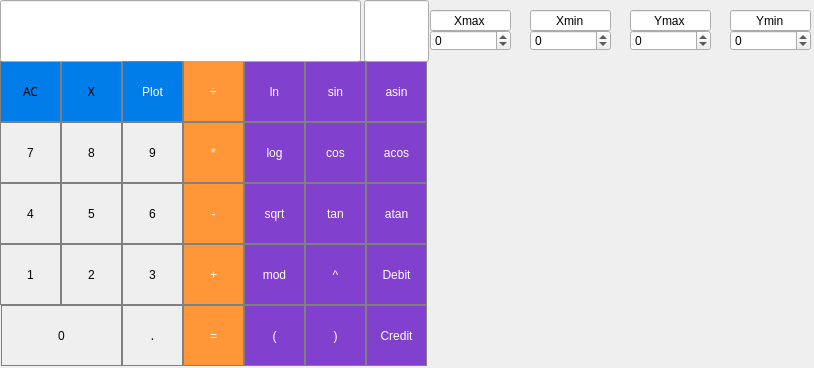
<?xml version="1.0" encoding="UTF-8"?>
<ui version="4.0">
 <class>MainWindow</class>
 <widget class="QMainWindow" name="MainWindow">
  <property name="geometry">
   <rect>
    <x>0</x>
    <y>0</y>
    <width>814</width>
    <height>368</height>
   </rect>
  </property>
  <property name="windowTitle">
   <string>Smart Calculator</string>
  </property>
  <property name="autoFillBackground">
   <bool>false</bool>
  </property>
  <widget class="QWidget" name="centralwidget">
   <widget class="QPushButton" name="allClear">
    <property name="geometry">
     <rect>
      <x>0</x>
      <y>61</y>
      <width>61</width>
      <height>61</height>
     </rect>
    </property>
    <property name="font">
     <font>
      <family>Academy Engraved LET</family>
     </font>
    </property>
    <property name="autoFillBackground">
     <bool>false</bool>
    </property>
    <property name="styleSheet">
     <string notr="true">QPushButton {
  background-color: rgb(1, 125, 233);
  border: 1px solid gray;
}
QPushButton:pressed {
    background-color: qlineargradient(x1: 0, y1: 0, x2: 0, y2: 1,
                                      stop: 0 #BEBEBE, stop: 1 #D7D7D7);
}</string>
    </property>
    <property name="text">
     <string>AC</string>
    </property>
   </widget>
   <widget class="QPushButton" name="pushButton_x">
    <property name="geometry">
     <rect>
      <x>61</x>
      <y>61</y>
      <width>61</width>
      <height>61</height>
     </rect>
    </property>
    <property name="font">
     <font>
      <family>Academy Engraved LET</family>
     </font>
    </property>
    <property name="autoFillBackground">
     <bool>false</bool>
    </property>
    <property name="styleSheet">
     <string notr="true">QPushButton {
  background-color: rgb(1, 125, 233);
  border: 1px solid gray;
}
QPushButton:pressed {
    background-color: qlineargradient(x1: 0, y1: 0, x2: 0, y2: 1,
                                      stop: 0 #BEBEBE, stop: 1 #D7D7D7);
}</string>
    </property>
    <property name="text">
     <string>X</string>
    </property>
   </widget>
   <widget class="QPushButton" name="pushButton_div">
    <property name="geometry">
     <rect>
      <x>183</x>
      <y>61</y>
      <width>61</width>
      <height>61</height>
     </rect>
    </property>
    <property name="styleSheet">
     <string notr="true">QPushButton {
  background-color: rgb(255, 151, 57);
  color: white; 
  border: 1px solid gray;
}

QPushButton:pressed {
    background-color: qlineargradient(x1: 0, y1: 0, x2: 0, y2: 1,
                                      stop: 0 #FF7832, stop: 1 #FF9739);
}</string>
    </property>
    <property name="text">
     <string>÷</string>
    </property>
   </widget>
   <widget class="QPushButton" name="pushButton_8">
    <property name="geometry">
     <rect>
      <x>61</x>
      <y>122</y>
      <width>61</width>
      <height>61</height>
     </rect>
    </property>
    <property name="styleSheet">
     <string notr="true">QPushButton {
   border: 1px solid gray;
}
QPushButton:pressed {
    background-color: qlineargradient(x1: 0, y1: 0, x2: 0, y2: 1,
                                      stop: 0 #dadbde, stop: 1 #f6f7fa);
}</string>
    </property>
    <property name="text">
     <string>8</string>
    </property>
   </widget>
   <widget class="QPushButton" name="pushButton_9">
    <property name="geometry">
     <rect>
      <x>122</x>
      <y>122</y>
      <width>61</width>
      <height>61</height>
     </rect>
    </property>
    <property name="styleSheet">
     <string notr="true">QPushButton {
   border: 1px solid gray;
}
QPushButton:pressed {
    background-color: qlineargradient(x1: 0, y1: 0, x2: 0, y2: 1,
                                      stop: 0 #dadbde, stop: 1 #f6f7fa);
}</string>
    </property>
    <property name="text">
     <string>9</string>
    </property>
   </widget>
   <widget class="QPushButton" name="pushButton_mult">
    <property name="geometry">
     <rect>
      <x>183</x>
      <y>122</y>
      <width>61</width>
      <height>61</height>
     </rect>
    </property>
    <property name="styleSheet">
     <string notr="true">QPushButton {
  background-color: rgb(255, 151, 57);
  color: white; 
  border: 1px solid gray;
}

QPushButton:pressed {
    background-color: qlineargradient(x1: 0, y1: 0, x2: 0, y2: 1,
                                      stop: 0 #FF7832, stop: 1 #FF9739);
}</string>
    </property>
    <property name="text">
     <string>*</string>
    </property>
   </widget>
   <widget class="QPushButton" name="pushButton_7">
    <property name="geometry">
     <rect>
      <x>0</x>
      <y>122</y>
      <width>61</width>
      <height>61</height>
     </rect>
    </property>
    <property name="styleSheet">
     <string notr="true">QPushButton {
   border: 1px solid gray;
}
QPushButton:pressed {
    background-color: qlineargradient(x1: 0, y1: 0, x2: 0, y2: 1,
                                      stop: 0 #dadbde, stop: 1 #f6f7fa);
}</string>
    </property>
    <property name="text">
     <string>7</string>
    </property>
   </widget>
   <widget class="QPushButton" name="pushButton_5">
    <property name="geometry">
     <rect>
      <x>61</x>
      <y>183</y>
      <width>61</width>
      <height>61</height>
     </rect>
    </property>
    <property name="styleSheet">
     <string notr="true">QPushButton {
   border: 1px solid gray;
}
QPushButton:pressed {
    background-color: qlineargradient(x1: 0, y1: 0, x2: 0, y2: 1,
                                      stop: 0 #dadbde, stop: 1 #f6f7fa);
}</string>
    </property>
    <property name="text">
     <string>5</string>
    </property>
   </widget>
   <widget class="QPushButton" name="pushButton_6">
    <property name="geometry">
     <rect>
      <x>122</x>
      <y>183</y>
      <width>61</width>
      <height>61</height>
     </rect>
    </property>
    <property name="styleSheet">
     <string notr="true">QPushButton {
   border: 1px solid gray;
}
QPushButton:pressed {
    background-color: qlineargradient(x1: 0, y1: 0, x2: 0, y2: 1,
                                      stop: 0 #dadbde, stop: 1 #f6f7fa);
}</string>
    </property>
    <property name="text">
     <string>6</string>
    </property>
   </widget>
   <widget class="QPushButton" name="pushButton_minus">
    <property name="geometry">
     <rect>
      <x>183</x>
      <y>183</y>
      <width>61</width>
      <height>61</height>
     </rect>
    </property>
    <property name="styleSheet">
     <string notr="true">QPushButton {
  background-color: rgb(255, 151, 57);
  color: white; 
  border: 1px solid gray;
}

QPushButton:pressed {
    background-color: qlineargradient(x1: 0, y1: 0, x2: 0, y2: 1,
                                      stop: 0 #FF7832, stop: 1 #FF9739);
}</string>
    </property>
    <property name="text">
     <string>-</string>
    </property>
   </widget>
   <widget class="QPushButton" name="pushButton_4">
    <property name="geometry">
     <rect>
      <x>0</x>
      <y>183</y>
      <width>61</width>
      <height>61</height>
     </rect>
    </property>
    <property name="styleSheet">
     <string notr="true">QPushButton {
   border: 1px solid gray;
}
QPushButton:pressed {
    background-color: qlineargradient(x1: 0, y1: 0, x2: 0, y2: 1,
                                      stop: 0 #dadbde, stop: 1 #f6f7fa);
}</string>
    </property>
    <property name="text">
     <string>4</string>
    </property>
   </widget>
   <widget class="QPushButton" name="pushButton_2">
    <property name="geometry">
     <rect>
      <x>61</x>
      <y>244</y>
      <width>61</width>
      <height>61</height>
     </rect>
    </property>
    <property name="styleSheet">
     <string notr="true">QPushButton {
   border: 1px solid gray;
}
QPushButton:pressed {
    background-color: qlineargradient(x1: 0, y1: 0, x2: 0, y2: 1,
                                      stop: 0 #dadbde, stop: 1 #f6f7fa);
}</string>
    </property>
    <property name="text">
     <string>2</string>
    </property>
   </widget>
   <widget class="QPushButton" name="pushButton_3">
    <property name="geometry">
     <rect>
      <x>122</x>
      <y>244</y>
      <width>61</width>
      <height>61</height>
     </rect>
    </property>
    <property name="styleSheet">
     <string notr="true">QPushButton {
   border: 1px solid gray;
}
QPushButton:pressed {
    background-color: qlineargradient(x1: 0, y1: 0, x2: 0, y2: 1,
                                      stop: 0 #dadbde, stop: 1 #f6f7fa);
}</string>
    </property>
    <property name="text">
     <string>3</string>
    </property>
   </widget>
   <widget class="QPushButton" name="pushButton_plus">
    <property name="geometry">
     <rect>
      <x>183</x>
      <y>244</y>
      <width>61</width>
      <height>61</height>
     </rect>
    </property>
    <property name="styleSheet">
     <string notr="true">QPushButton {
  background-color: rgb(255, 151, 57);
  color: white; 
  border: 1px solid gray;
}

QPushButton:pressed {
    background-color: qlineargradient(x1: 0, y1: 0, x2: 0, y2: 1,
                                      stop: 0 #FF7832, stop: 1 #FF9739);
}</string>
    </property>
    <property name="text">
     <string>+</string>
    </property>
   </widget>
   <widget class="QPushButton" name="pushButton_1">
    <property name="geometry">
     <rect>
      <x>0</x>
      <y>244</y>
      <width>61</width>
      <height>61</height>
     </rect>
    </property>
    <property name="styleSheet">
     <string notr="true">QPushButton {
   border: 1px solid gray;
}
QPushButton:pressed {
    background-color: qlineargradient(x1: 0, y1: 0, x2: 0, y2: 1,
                                      stop: 0 #dadbde, stop: 1 #f6f7fa);
}</string>
    </property>
    <property name="text">
     <string>1</string>
    </property>
   </widget>
   <widget class="QPushButton" name="pushButton_dot">
    <property name="geometry">
     <rect>
      <x>122</x>
      <y>305</y>
      <width>61</width>
      <height>61</height>
     </rect>
    </property>
    <property name="font">
     <font>
      <family>Academy Engraved LET</family>
     </font>
    </property>
    <property name="autoFillBackground">
     <bool>false</bool>
    </property>
    <property name="styleSheet">
     <string notr="true">QPushButton {
   border: 1px solid gray;
}
QPushButton:pressed {
    background-color: qlineargradient(x1: 0, y1: 0, x2: 0, y2: 1,
                                      stop: 0 #dadbde, stop: 1 #f6f7fa);
}</string>
    </property>
    <property name="text">
     <string>.</string>
    </property>
   </widget>
   <widget class="QPushButton" name="pushButton_equal">
    <property name="geometry">
     <rect>
      <x>183</x>
      <y>305</y>
      <width>61</width>
      <height>61</height>
     </rect>
    </property>
    <property name="styleSheet">
     <string notr="true">QPushButton {
  background-color: rgb(255, 151, 57);
  color: white; 
  border: 1px solid gray;
}

QPushButton:pressed {
    background-color: qlineargradient(x1: 0, y1: 0, x2: 0, y2: 1,
                                      stop: 0 #FF7832, stop: 1 #FF9739);
}</string>
    </property>
    <property name="text">
     <string>=</string>
    </property>
   </widget>
   <widget class="QPushButton" name="pushButton_0">
    <property name="geometry">
     <rect>
      <x>1</x>
      <y>305</y>
      <width>121</width>
      <height>61</height>
     </rect>
    </property>
    <property name="styleSheet">
     <string notr="true">QPushButton {
   border: 1px solid gray;
}
QPushButton:pressed {
    background-color: qlineargradient(x1: 0, y1: 0, x2: 0, y2: 1,
                                      stop: 0 #dadbde, stop: 1 #f6f7fa);
}</string>
    </property>
    <property name="text">
     <string>0</string>
    </property>
   </widget>
   <widget class="QPushButton" name="openBracket">
    <property name="geometry">
     <rect>
      <x>244</x>
      <y>305</y>
      <width>61</width>
      <height>61</height>
     </rect>
    </property>
    <property name="styleSheet">
     <string notr="true">QPushButton {
  background-color: rgb(130, 64, 206);
  color: white; 
  border: 1px solid gray;
}

QPushButton:pressed {
    background-color: qlineargradient(x1: 0, y1: 0, x2: 0, y2: 1,
                                      stop: 0 #FF7832, stop: 1 #FF9739);
}</string>
    </property>
    <property name="text">
     <string>(</string>
    </property>
   </widget>
   <widget class="QPushButton" name="pushButton_sqrt">
    <property name="geometry">
     <rect>
      <x>244</x>
      <y>183</y>
      <width>61</width>
      <height>61</height>
     </rect>
    </property>
    <property name="styleSheet">
     <string notr="true">QPushButton {
  background-color: rgb(130, 64, 206);
  color: white; 
  border: 1px solid gray;
}

QPushButton:pressed {
    background-color: qlineargradient(x1: 0, y1: 0, x2: 0, y2: 1,
                                      stop: 0 #FF7832, stop: 1 #FF9739);
}</string>
    </property>
    <property name="text">
     <string>sqrt</string>
    </property>
   </widget>
   <widget class="QPushButton" name="pushButton_ln">
    <property name="geometry">
     <rect>
      <x>244</x>
      <y>61</y>
      <width>61</width>
      <height>61</height>
     </rect>
    </property>
    <property name="styleSheet">
     <string notr="true">QPushButton {
  background-color: rgb(130, 64, 206);
  color: white; 
  border: 1px solid gray;
}

QPushButton:pressed {
    background-color: qlineargradient(x1: 0, y1: 0, x2: 0, y2: 1,
                                      stop: 0 #FF7832, stop: 1 #FF9739);
}</string>
    </property>
    <property name="text">
     <string>ln</string>
    </property>
   </widget>
   <widget class="QPushButton" name="pushButton_mod">
    <property name="geometry">
     <rect>
      <x>244</x>
      <y>244</y>
      <width>61</width>
      <height>61</height>
     </rect>
    </property>
    <property name="styleSheet">
     <string notr="true">QPushButton {
  background-color: rgb(130, 64, 206);
  color: white; 
  border: 1px solid gray;
}

QPushButton:pressed {
    background-color: qlineargradient(x1: 0, y1: 0, x2: 0, y2: 1,
                                      stop: 0 #FF7832, stop: 1 #FF9739);
}</string>
    </property>
    <property name="text">
     <string>mod</string>
    </property>
   </widget>
   <widget class="QPushButton" name="pushButton_log">
    <property name="geometry">
     <rect>
      <x>244</x>
      <y>122</y>
      <width>61</width>
      <height>61</height>
     </rect>
    </property>
    <property name="styleSheet">
     <string notr="true">QPushButton {
  background-color: rgb(130, 64, 206);
  color: white; 
  border: 1px solid gray;
}

QPushButton:pressed {
    background-color: qlineargradient(x1: 0, y1: 0, x2: 0, y2: 1,
                                      stop: 0 #FF7832, stop: 1 #FF9739);
}</string>
    </property>
    <property name="text">
     <string>log</string>
    </property>
   </widget>
   <widget class="QPushButton" name="pushButton_pow">
    <property name="geometry">
     <rect>
      <x>305</x>
      <y>244</y>
      <width>61</width>
      <height>61</height>
     </rect>
    </property>
    <property name="styleSheet">
     <string notr="true">QPushButton {
  background-color: rgb(130, 64, 206);
  color: white; 
  border: 1px solid gray;
}

QPushButton:pressed {
    background-color: qlineargradient(x1: 0, y1: 0, x2: 0, y2: 1,
                                      stop: 0 #FF7832, stop: 1 #FF9739);
}</string>
    </property>
    <property name="text">
     <string>^</string>
    </property>
   </widget>
   <widget class="QPushButton" name="pushButton_sin">
    <property name="geometry">
     <rect>
      <x>305</x>
      <y>61</y>
      <width>61</width>
      <height>61</height>
     </rect>
    </property>
    <property name="styleSheet">
     <string notr="true">QPushButton {
  background-color: rgb(130, 64, 206);
  color: white; 
  border: 1px solid gray;
}

QPushButton:pressed {
    background-color: qlineargradient(x1: 0, y1: 0, x2: 0, y2: 1,
                                      stop: 0 #FF7832, stop: 1 #FF9739);
}</string>
    </property>
    <property name="text">
     <string>sin</string>
    </property>
   </widget>
   <widget class="QPushButton" name="pushButton_cos">
    <property name="geometry">
     <rect>
      <x>305</x>
      <y>122</y>
      <width>61</width>
      <height>61</height>
     </rect>
    </property>
    <property name="styleSheet">
     <string notr="true">QPushButton {
  background-color: rgb(130, 64, 206);
  color: white; 
  border: 1px solid gray;
}

QPushButton:pressed {
    background-color: qlineargradient(x1: 0, y1: 0, x2: 0, y2: 1,
                                      stop: 0 #FF7832, stop: 1 #FF9739);
}</string>
    </property>
    <property name="text">
     <string>cos</string>
    </property>
   </widget>
   <widget class="QPushButton" name="pushButton_tan">
    <property name="geometry">
     <rect>
      <x>305</x>
      <y>183</y>
      <width>61</width>
      <height>61</height>
     </rect>
    </property>
    <property name="styleSheet">
     <string notr="true">QPushButton {
  background-color: rgb(130, 64, 206);
  color: white; 
  border: 1px solid gray;
}

QPushButton:pressed {
    background-color: qlineargradient(x1: 0, y1: 0, x2: 0, y2: 1,
                                      stop: 0 #FF7832, stop: 1 #FF9739);
}</string>
    </property>
    <property name="text">
     <string>tan</string>
    </property>
   </widget>
   <widget class="QPushButton" name="closeBracket">
    <property name="geometry">
     <rect>
      <x>305</x>
      <y>305</y>
      <width>61</width>
      <height>61</height>
     </rect>
    </property>
    <property name="styleSheet">
     <string notr="true">QPushButton {
  background-color: rgb(130, 64, 206);
  color: white; 
  border: 1px solid gray;
}

QPushButton:pressed {
    background-color: qlineargradient(x1: 0, y1: 0, x2: 0, y2: 1,
                                      stop: 0 #FF7832, stop: 1 #FF9739);
}</string>
    </property>
    <property name="text">
     <string>)</string>
    </property>
   </widget>
   <widget class="QPushButton" name="pushButton_atan">
    <property name="geometry">
     <rect>
      <x>366</x>
      <y>183</y>
      <width>61</width>
      <height>61</height>
     </rect>
    </property>
    <property name="styleSheet">
     <string notr="true">QPushButton {
  background-color: rgb(130, 64, 206);
  color: white; 
  border: 1px solid gray;
}

QPushButton:pressed {
    background-color: qlineargradient(x1: 0, y1: 0, x2: 0, y2: 1,
                                      stop: 0 #FF7832, stop: 1 #FF9739);
}</string>
    </property>
    <property name="text">
     <string>atan</string>
    </property>
   </widget>
   <widget class="QPushButton" name="pushButton_asin_2">
    <property name="geometry">
     <rect>
      <x>366</x>
      <y>61</y>
      <width>61</width>
      <height>61</height>
     </rect>
    </property>
    <property name="styleSheet">
     <string notr="true">QPushButton {
  background-color: rgb(130, 64, 206);
  color: white; 
  border: 1px solid gray;
}

QPushButton:pressed {
    background-color: qlineargradient(x1: 0, y1: 0, x2: 0, y2: 1,
                                      stop: 0 #FF7832, stop: 1 #FF9739);
}</string>
    </property>
    <property name="text">
     <string>asin</string>
    </property>
   </widget>
   <widget class="QPushButton" name="pushButton_acos">
    <property name="geometry">
     <rect>
      <x>366</x>
      <y>122</y>
      <width>61</width>
      <height>61</height>
     </rect>
    </property>
    <property name="styleSheet">
     <string notr="true">QPushButton {
  background-color: rgb(130, 64, 206);
  color: white; 
  border: 1px solid gray;
}

QPushButton:pressed {
    background-color: qlineargradient(x1: 0, y1: 0, x2: 0, y2: 1,
                                      stop: 0 #FF7832, stop: 1 #FF9739);
}</string>
    </property>
    <property name="text">
     <string>acos</string>
    </property>
   </widget>
   <widget class="QPushButton" name="creditCalc">
    <property name="geometry">
     <rect>
      <x>366</x>
      <y>305</y>
      <width>61</width>
      <height>61</height>
     </rect>
    </property>
    <property name="styleSheet">
     <string notr="true">QPushButton {
  background-color: rgb(130, 64, 206);
  color: white; 
  border: 1px solid gray;
}

QPushButton:pressed {
    background-color: qlineargradient(x1: 0, y1: 0, x2: 0, y2: 1,
                                      stop: 0 #FF7832, stop: 1 #FF9739);
}</string>
    </property>
    <property name="text">
     <string>Credit</string>
    </property>
   </widget>
   <widget class="QLineEdit" name="result_show">
    <property name="geometry">
     <rect>
      <x>0</x>
      <y>0</y>
      <width>361</width>
      <height>62</height>
     </rect>
    </property>
   </widget>
   <widget class="QPushButton" name="graphButton_2">
    <property name="geometry">
     <rect>
      <x>122</x>
      <y>61</y>
      <width>61</width>
      <height>61</height>
     </rect>
    </property>
    <property name="styleSheet">
     <string notr="true">QPushButton {
  background-color: rgb(1, 125, 233);
  color: white; 
  border: 1px solid gray;
}

QPushButton:pressed {
    background-color: qlineargradient(x1: 0, y1: 0, x2: 0, y2: 1,
                                      stop: 0 #FF7832, stop: 1 #FF9739);
}</string>
    </property>
    <property name="text">
     <string>Plot</string>
    </property>
   </widget>
   <widget class="QPushButton" name="debitCalc">
    <property name="geometry">
     <rect>
      <x>366</x>
      <y>244</y>
      <width>61</width>
      <height>61</height>
     </rect>
    </property>
    <property name="styleSheet">
     <string notr="true">QPushButton {
  background-color: rgb(130, 64, 206);
  color: white; 
  border: 1px solid gray;
}

QPushButton:pressed {
    background-color: qlineargradient(x1: 0, y1: 0, x2: 0, y2: 1,
                                      stop: 0 #FF7832, stop: 1 #FF9739);
}</string>
    </property>
    <property name="text">
     <string>Debit</string>
    </property>
   </widget>
   <widget class="QCustomPlot" name="customPlot" native="true">
    <property name="geometry">
     <rect>
      <x>430</x>
      <y>60</y>
      <width>381</width>
      <height>304</height>
     </rect>
    </property>
    <property name="sizePolicy">
     <sizepolicy hsizetype="Preferred" vsizetype="Preferred">
      <horstretch>0</horstretch>
      <verstretch>0</verstretch>
     </sizepolicy>
    </property>
   </widget>
   <widget class="QLineEdit" name="x_value">
    <property name="geometry">
     <rect>
      <x>364</x>
      <y>0</y>
      <width>65</width>
      <height>62</height>
     </rect>
    </property>
   </widget>
   <widget class="QLineEdit" name="x_max_line">
    <property name="geometry">
     <rect>
      <x>430</x>
      <y>10</y>
      <width>81</width>
      <height>21</height>
     </rect>
    </property>
    <property name="inputMask">
     <string>Xmax</string>
    </property>
    <property name="text">
     <string>Xmax</string>
    </property>
    <property name="alignment">
     <set>Qt::AlignCenter</set>
    </property>
   </widget>
   <widget class="QLineEdit" name="x_min_line">
    <property name="geometry">
     <rect>
      <x>530</x>
      <y>10</y>
      <width>81</width>
      <height>21</height>
     </rect>
    </property>
    <property name="text">
     <string>Xmin</string>
    </property>
    <property name="alignment">
     <set>Qt::AlignCenter</set>
    </property>
   </widget>
   <widget class="QLineEdit" name="y_max_line">
    <property name="geometry">
     <rect>
      <x>630</x>
      <y>10</y>
      <width>81</width>
      <height>21</height>
     </rect>
    </property>
    <property name="text">
     <string>Ymax</string>
    </property>
    <property name="alignment">
     <set>Qt::AlignCenter</set>
    </property>
   </widget>
   <widget class="QLineEdit" name="y_min_line">
    <property name="geometry">
     <rect>
      <x>730</x>
      <y>10</y>
      <width>81</width>
      <height>21</height>
     </rect>
    </property>
    <property name="text">
     <string>Ymin</string>
    </property>
    <property name="alignment">
     <set>Qt::AlignCenter</set>
    </property>
   </widget>
   <widget class="QSpinBox" name="x_max_box">
    <property name="geometry">
     <rect>
      <x>430</x>
      <y>30</y>
      <width>81</width>
      <height>21</height>
     </rect>
    </property>
    <property name="styleSheet">
     <string notr="true"/>
    </property>
    <property name="minimum">
     <number>-10000</number>
    </property>
    <property name="maximum">
     <number>10000</number>
    </property>
   </widget>
   <widget class="QSpinBox" name="y_min_box">
    <property name="geometry">
     <rect>
      <x>730</x>
      <y>30</y>
      <width>81</width>
      <height>21</height>
     </rect>
    </property>
    <property name="minimum">
     <number>-10000</number>
    </property>
    <property name="maximum">
     <number>10000</number>
    </property>
   </widget>
   <widget class="QSpinBox" name="x_min_box">
    <property name="geometry">
     <rect>
      <x>530</x>
      <y>30</y>
      <width>81</width>
      <height>21</height>
     </rect>
    </property>
    <property name="minimum">
     <number>-10000</number>
    </property>
   </widget>
   <widget class="QSpinBox" name="y_max_box">
    <property name="geometry">
     <rect>
      <x>630</x>
      <y>30</y>
      <width>81</width>
      <height>21</height>
     </rect>
    </property>
    <property name="minimum">
     <number>-10000</number>
    </property>
    <property name="maximum">
     <number>10000</number>
    </property>
   </widget>
  </widget>
 </widget>
 <customwidgets>
  <customwidget>
   <class>QCustomPlot</class>
   <extends>QWidget</extends>
   <header>qcustomplot.h</header>
   <container>1</container>
  </customwidget>
 </customwidgets>
 <resources/>
 <connections/>
</ui>
